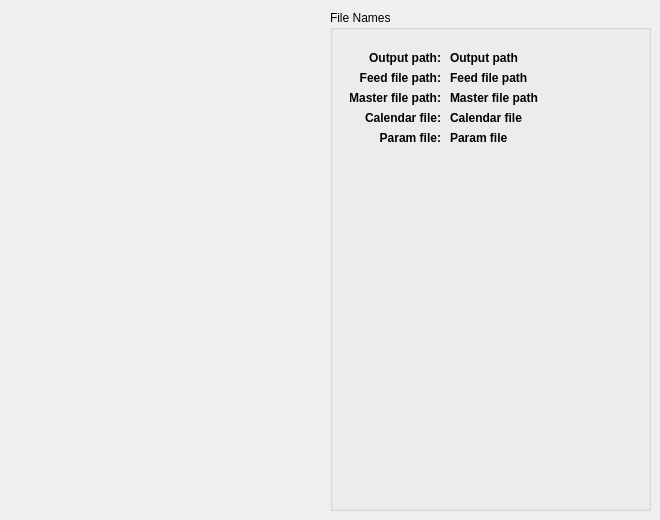
    <widget class="QWidget" name="tabSetting">
     <attribute name="title">
      <string>Setting</string>
     </attribute>
     <widget class="QGroupBox" name="groupBox_6">
      <property name="geometry">
       <rect>
        <x>330</x>
        <y>10</y>
        <width>321</width>
        <height>501</height>
       </rect>
      </property>
      <property name="title">
       <string>File Names</string>
      </property>
      <widget class="QLabel" name="label_35">
       <property name="geometry">
        <rect>
         <x>20</x>
         <y>40</y>
         <width>91</width>
         <height>16</height>
        </rect>
       </property>
       <property name="font">
        <font>
         <bold>true</bold>
        </font>
       </property>
       <property name="layoutDirection">
        <enum>Qt::LeftToRight</enum>
       </property>
       <property name="text">
        <string>Output path:</string>
       </property>
       <property name="alignment">
        <set>Qt::AlignRight|Qt::AlignTrailing|Qt::AlignVCenter</set>
       </property>
      </widget>
      <widget class="QLabel" name="label_36">
       <property name="geometry">
        <rect>
         <x>20</x>
         <y>60</y>
         <width>91</width>
         <height>16</height>
        </rect>
       </property>
       <property name="font">
        <font>
         <bold>true</bold>
        </font>
       </property>
       <property name="layoutDirection">
        <enum>Qt::LeftToRight</enum>
       </property>
       <property name="text">
        <string>Feed file path:</string>
       </property>
       <property name="alignment">
        <set>Qt::AlignRight|Qt::AlignTrailing|Qt::AlignVCenter</set>
       </property>
      </widget>
      <widget class="QLabel" name="label_37">
       <property name="geometry">
        <rect>
         <x>20</x>
         <y>80</y>
         <width>91</width>
         <height>16</height>
        </rect>
       </property>
       <property name="font">
        <font>
         <bold>true</bold>
        </font>
       </property>
       <property name="layoutDirection">
        <enum>Qt::LeftToRight</enum>
       </property>
       <property name="text">
        <string>Master file path:</string>
       </property>
       <property name="alignment">
        <set>Qt::AlignRight|Qt::AlignTrailing|Qt::AlignVCenter</set>
       </property>
      </widget>
      <widget class="QLabel" name="lblOutputFilePath">
       <property name="geometry">
        <rect>
         <x>120</x>
         <y>40</y>
         <width>191</width>
         <height>16</height>
        </rect>
       </property>
       <property name="font">
        <font>
         <bold>true</bold>
        </font>
       </property>
       <property name="layoutDirection">
        <enum>Qt::LeftToRight</enum>
       </property>
       <property name="text">
        <string>Output path</string>
       </property>
       <property name="alignment">
        <set>Qt::AlignLeading|Qt::AlignLeft|Qt::AlignVCenter</set>
       </property>
      </widget>
      <widget class="QLabel" name="lblFeedFilePath">
       <property name="geometry">
        <rect>
         <x>120</x>
         <y>60</y>
         <width>191</width>
         <height>16</height>
        </rect>
       </property>
       <property name="font">
        <font>
         <bold>true</bold>
        </font>
       </property>
       <property name="layoutDirection">
        <enum>Qt::LeftToRight</enum>
       </property>
       <property name="text">
        <string>Feed file path</string>
       </property>
       <property name="alignment">
        <set>Qt::AlignLeading|Qt::AlignLeft|Qt::AlignVCenter</set>
       </property>
      </widget>
      <widget class="QLabel" name="lblMasterFilePath">
       <property name="geometry">
        <rect>
         <x>120</x>
         <y>80</y>
         <width>191</width>
         <height>16</height>
        </rect>
       </property>
       <property name="font">
        <font>
         <bold>true</bold>
        </font>
       </property>
       <property name="layoutDirection">
        <enum>Qt::LeftToRight</enum>
       </property>
       <property name="text">
        <string>Master file path</string>
       </property>
       <property name="alignment">
        <set>Qt::AlignLeading|Qt::AlignLeft|Qt::AlignVCenter</set>
       </property>
      </widget>
      <widget class="QLabel" name="label_38">
       <property name="geometry">
        <rect>
         <x>20</x>
         <y>100</y>
         <width>91</width>
         <height>16</height>
        </rect>
       </property>
       <property name="font">
        <font>
         <bold>true</bold>
        </font>
       </property>
       <property name="layoutDirection">
        <enum>Qt::LeftToRight</enum>
       </property>
       <property name="text">
        <string>Calendar file:</string>
       </property>
       <property name="alignment">
        <set>Qt::AlignRight|Qt::AlignTrailing|Qt::AlignVCenter</set>
       </property>
      </widget>
      <widget class="QLabel" name="lblCalendarFile">
       <property name="geometry">
        <rect>
         <x>120</x>
         <y>100</y>
         <width>191</width>
         <height>16</height>
        </rect>
       </property>
       <property name="font">
        <font>
         <bold>true</bold>
        </font>
       </property>
       <property name="layoutDirection">
        <enum>Qt::LeftToRight</enum>
       </property>
       <property name="text">
        <string>Calendar file</string>
       </property>
       <property name="alignment">
        <set>Qt::AlignLeading|Qt::AlignLeft|Qt::AlignVCenter</set>
       </property>
      </widget>
      <widget class="QLabel" name="lblParamFile">
       <property name="geometry">
        <rect>
         <x>120</x>
         <y>120</y>
         <width>191</width>
         <height>16</height>
        </rect>
       </property>
       <property name="font">
        <font>
         <bold>true</bold>
        </font>
       </property>
       <property name="layoutDirection">
        <enum>Qt::LeftToRight</enum>
       </property>
       <property name="text">
        <string>Param file</string>
       </property>
       <property name="alignment">
        <set>Qt::AlignLeading|Qt::AlignLeft|Qt::AlignVCenter</set>
       </property>
      </widget>
      <widget class="QLabel" name="label_39">
       <property name="geometry">
        <rect>
         <x>20</x>
         <y>120</y>
         <width>91</width>
         <height>16</height>
        </rect>
       </property>
       <property name="font">
        <font>
         <bold>true</bold>
        </font>
       </property>
       <property name="layoutDirection">
        <enum>Qt::LeftToRight</enum>
       </property>
       <property name="text">
        <string>Param file:</string>
       </property>
       <property name="alignment">
        <set>Qt::AlignRight|Qt::AlignTrailing|Qt::AlignVCenter</set>
       </property>
      </widget>
     </widget>
    </widget>
